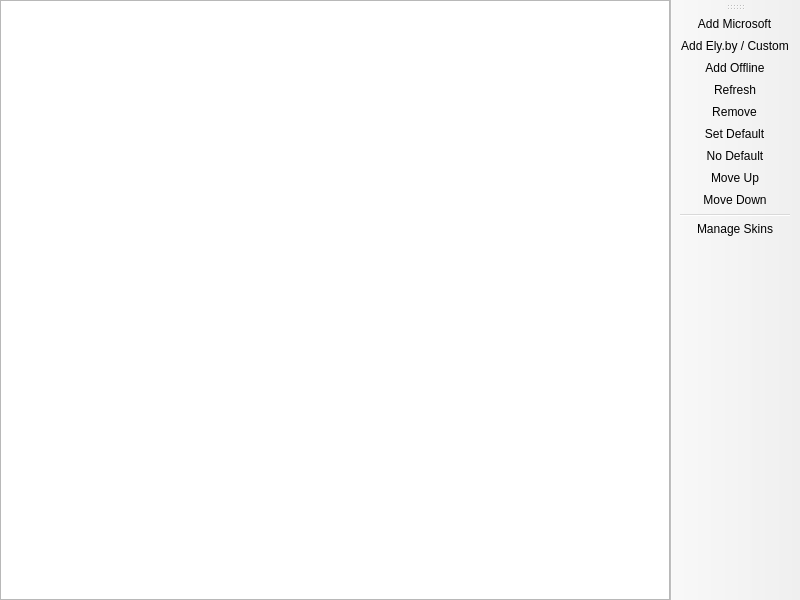
<?xml version="1.0" encoding="UTF-8"?>
<ui version="4.0">
 <class>AccountListPage</class>
 <widget class="QMainWindow" name="AccountListPage">
  <property name="geometry">
   <rect>
    <x>0</x>
    <y>0</y>
    <width>800</width>
    <height>600</height>
   </rect>
  </property>
  <widget class="QWidget" name="centralwidget">
   <layout class="QHBoxLayout" name="horizontalLayout">
    <property name="leftMargin">
     <number>0</number>
    </property>
    <property name="topMargin">
     <number>0</number>
    </property>
    <property name="rightMargin">
     <number>0</number>
    </property>
    <property name="bottomMargin">
     <number>0</number>
    </property>
    <item>
     <widget class="VersionListView" name="listView">
      <property name="alternatingRowColors">
       <bool>true</bool>
      </property>
      <property name="rootIsDecorated">
       <bool>false</bool>
      </property>
      <property name="itemsExpandable">
       <bool>false</bool>
      </property>
      <property name="allColumnsShowFocus">
       <bool>true</bool>
      </property>
      <attribute name="headerStretchLastSection">
       <bool>false</bool>
      </attribute>
     </widget>
    </item>
   </layout>
  </widget>
  <widget class="WideBar" name="toolBar">
   <attribute name="toolBarArea">
    <enum>RightToolBarArea</enum>
   </attribute>
   <attribute name="toolBarBreak">
    <bool>false</bool>
   </attribute>
   <addaction name="actionAddMicrosoft"/>
   <addaction name="actionAddYggdrasil"/>
   <addaction name="actionAddOffline"/>
   <addaction name="actionRefresh"/>
   <addaction name="actionRemove"/>
   <addaction name="actionSetDefault"/>
   <addaction name="actionNoDefault"/>
   <addaction name="actionMoveUp"/>
   <addaction name="actionMoveDown"/>
   <addaction name="separator"/>
   <addaction name="actionManageSkins"/>
  </widget>
  <action name="actionSetDefault">
   <property name="text">
    <string>&amp;Set Default</string>
   </property>
  </action>
  <action name="actionNoDefault">
   <property name="checkable">
    <bool>true</bool>
   </property>
   <property name="text">
    <string>&amp;No Default</string>
   </property>
  </action>
  <action name="actionManageSkins">
   <property name="text">
    <string>&amp;Manage Skins</string>
   </property>
   <property name="toolTip">
    <string>Manage Skins</string>
   </property>
  </action>
  <action name="actionAddMicrosoft">
   <property name="text">
    <string>&amp;Add Microsoft</string>
   </property>
  </action>
  <action name="actionAddYggdrasil">
   <property name="text">
    <string>Add &amp;Ely.by / Custom</string>
   </property>
  </action>
  <action name="actionAddOffline">
   <property name="text">
    <string>Add &amp;Offline</string>
   </property>
  </action>
  <action name="actionRefresh">
   <property name="text">
    <string>&amp;Refresh</string>
   </property>
   <property name="toolTip">
    <string>Refresh the account tokens</string>
   </property>
  </action>
  <action name="actionRemove">
   <property name="text">
    <string>Remo&amp;ve</string>
   </property>
  </action>
  <action name="actionMoveUp">
   <property name="text">
    <string>Move &amp;Up</string>
   </property>
  </action>
  <action name="actionMoveDown">
   <property name="text">
    <string>Move &amp;Down</string>
   </property>
  </action>
 </widget>
 <customwidgets>
  <customwidget>
   <class>VersionListView</class>
   <extends>QTreeView</extends>
   <header>ui/widgets/VersionListView.h</header>
  </customwidget>
  <customwidget>
   <class>WideBar</class>
   <extends>QToolBar</extends>
   <header>ui/widgets/WideBar.h</header>
  </customwidget>
 </customwidgets>
 <resources/>
 <connections/>
</ui>
